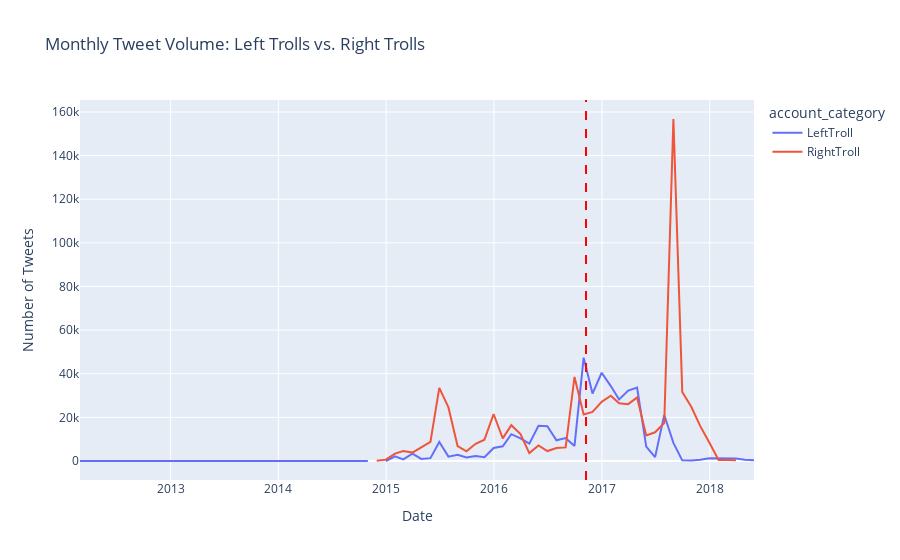

Source (notebook cell):
### Markdown cell above
### LeftTroll vs RightTroll temporal analysis
This interactive graph shows the distribution of tweets over time for LeftTroll and RightTroll accounts.

### Code cell
import plotly.express as px

# Set index
time_subset = df_subset.set_index('publish_date').sort_index()

# Resample by Month and Account Category to compare activity
# We use unstack() to create columns for LeftTroll and RightTroll
monthly_comparison = time_subset.groupby([pd.Grouper(freq='ME'), 'account_category']).size().unstack()

# Plotting using Plotly for interactivity
fig = px.line(monthly_comparison, x=monthly_comparison.index, y=monthly_comparison.columns,
              title='Monthly Tweet Volume: Left Trolls vs. Right Trolls',
              labels={'value':'Number of Tweets', 'publish_date':'Date', 'variable':'Account Category'})

# Add Reference Lines for 2016 Election (Plotly equivalent)
# Removing annotation_text and annotation_position to bypass TypeError, as the line itself is the primary goal and hover provides details.
fig.add_vline(x=pd.to_datetime('2016-11-08').isoformat(), line_dash="dash", line_color="red")

fig.update_layout(hovermode="x unified") # Unified hover for better comparison
fig.show()
